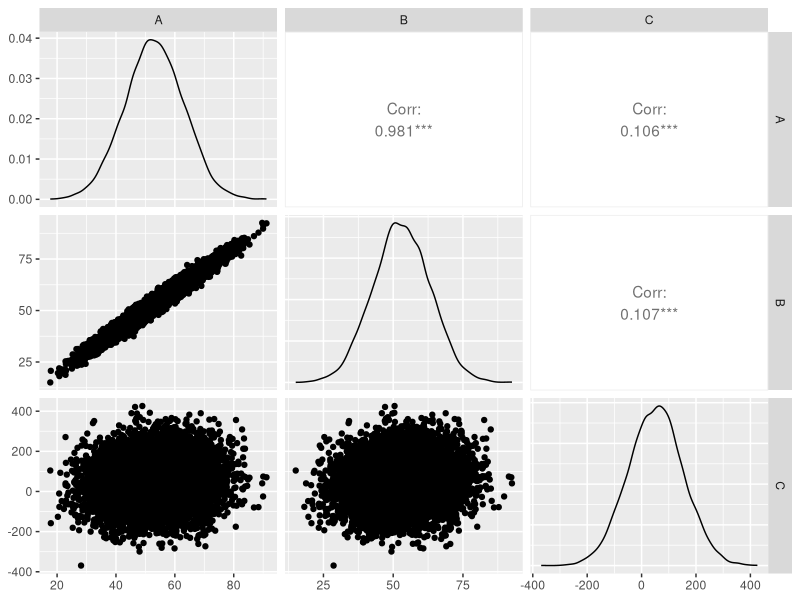

Reproduce this figure in R. (Note: this script raises an error after producing the figure.)
## ---- chunk 1
knitr::opts_chunk$set(echo = TRUE)
# How embed figures of sems from powerpoint?
## ---- chunk 2
set.seed(10)  # To render results reproducible
npt = 10000   # Number of participants, big enough to be precise
#A = runif(n = npt, min = 18, max = 88)  # Eg age-range in CamCAN!
Asd = 10      # SD of A
A = rnorm(n = npt, mean = 53, sd = Asd) # If Gaussian (around midpoint of CamCAN, which is also RH's age ;-) 
## ---- chunk 3
Bsd = 10     # SD of B
Csd = 10     # SD of C
B = A + rnorm(n = npt, mean = 0, sd = Bsd)
C = B + rnorm(n = npt, mean = 0, sd = Csd)  
df1 = data.frame(A, B, C)
## ---- chunk 4
GLM1 <- lm(C ~ B + A, data = df1)
drop1(GLM1, test="F") 
## ---- chunk 5
Bsd = 2
Csd = 100
B = A + rnorm(n = npt, mean = 0,  sd = Bsd)
C = B + rnorm(n = npt, mean = 0,  sd = Csd)  

df = data.frame(A, B, C)
GLM <- lm(C ~ B, data = df)
drop1(GLM, test="F")
## ---- chunk 6
GLM <- lm(C ~ A + B, data = df)
drop1(GLM, test="F") # Incorrect conclusion that no effect of A

## ---- chunk 7
library(ggplot2)
library(GGally)
ggpairs(df)
## ---- chunk 8
Bsd = 10
Csd = 10
B <- A + rnorm(n = npt, mean = 0, sd = Bsd)
C <- A + rnorm(n = npt, mean = 0, sd = Csd)
df2 <- data.frame(A, B, C)
## ---- chunk 9
GLM2   <- lm(C ~ B, data = df2)
drop1(GLM2, test="F") 
## ---- chunk 10
GLM2   <- lm(C ~ B + A, data = df2)
drop1(GLM2, test="F") 
## ---- chunk 11
library('lavaan')
## ---- chunk 12
SEM1 <- 'C ~ B
         B ~ A'
SEM1_df1 <- sem(SEM1, data=df1) # SEM1 fit to Dataset1
#summary(SEM1_df1, fit.measures = TRUE)
anova(SEM1_df1) 
## ---- chunk 13
SEM2 <- 'B ~ A
         C ~ A' 
SEM2_df1 <- sem(SEM2, data=df1) 
#summary(SEM2_df1, fit.measures = TRUE)
anova(SEM2_df1) 
## ---- chunk 14
SEM1_df2 <- sem(SEM1, data=df2) 
SEM2_df2 <- sem(SEM2, data=df2) 
#anova(SEM1_df2)
anova(SEM2_df2, SEM1_df2) 
## ---- chunk 15
SEM3 <- 'C ~ A
         A ~ B'
SEM3_df1 <- sem(SEM3, data=df1) 
anova(SEM1_df1)
anova(SEM3_df1)
## ---- chunk 16
#df1$Az<-scale(df1$A)
#df1$Bz<-scale(df1$B)
#df1$Cz<-scale(df1$C)
#SEM1z <- 'Cz ~ Bz
#          Bz ~ Az'
#SEM1z_df1 <- sem(SEM1z, data=df1) 
#SEM3z <- 'Cz ~ Az
#          Az ~ Bz'
#SEM3z_df1 <- sem(SEM3z, data=df1) 
#anova(SEM1z_df1)
#anova(SEM3z_df1)
## ---- chunk 17
#SEM3 <- 'A ~ B
#         B ~ C'
#SEM3_df1 <- sem(SEM3, data=df1)
#anova(SEM1_df1)
#anova(SEM3_df1)
#
#SEM3z <- 'Cz ~ Bz
#          Bz ~ Az'
#SEM3z_df1 <- sem(SEM3z, data=df1) 
#anova(SEM1z_df1)
#anova(SEM3z_df1)
## ---- chunk 18
SEM4 <- 'C ~ B
         B ~ A
         C ~ A' 
SEM4_df1 <- sem(SEM4, data=df1) 
#anova(SEM4_df1)
anova(SEM1_df1, SEM4_df1) 
## ---- chunk 19
B <- A + rnorm(n = npt, mean = 0, sd = Bsd)
C <- B + A + rnorm(n = npt, mean = 0, sd = Csd) # Now direct contribution from A too
df4 <- data.frame(A, B, C)
SEM4 <- '
    C ~ b1 * B
    B ~ a1 * A 
    C ~ c1 * A
    Total := (abs(a1*b1)) + (abs(c1))
    Mediation := abs(a1*b1)
    Proportion_mediated := Mediation / Total'
SEM4_df4 <- sem(SEM4, data=df4) 
summary(SEM4_df4)
## ---- chunk 20
A   <- scale(df1$A)
#A  <- scale(as.numeric(df1$A>53)) # If want binary groups for age
B   <- scale(df1$B)
AB  <- scale(A*B)
C   <- B + AB + rnorm(n = npt, mean = 0, sd = Csd) # Now interaction term A*B
df5 <- data.frame(C, A, B, AB)
ggpairs(df5)
## ---- chunk 21
SEM5 <- 'C ~ B + AB'
SEM5_df5 <- sem(SEM5, data=df5) 
summary(SEM5_df5, fit.measures = FALSE)
## ---- chunk 22
df5$Ag <- factor(df1$A>53)
levels(df5$Ag) = c("Young","Old")
SEM6.free <- 'C ~ B'
SEM6.free_df5 <- sem(SEM6.free, data=df5, group="Ag") 
summary(SEM6.free_df5, fit.measures = FALSE)
## ---- chunk 23
SEM6.eqtd <- 'C ~ c(b1,b1) * B'
SEM6.eqtd_df5 <- sem(SEM6.eqtd, data=df5, group="Ag") 
#summary(SEM6.free_df5, fit.measures = FALSE)
anova(SEM6.free_df5, SEM6.eqtd_df5)
## ---- chunk 24
A   <- scale(as.numeric(df1$A>53)) # Now binary groups for age
B   <- scale(df1$B)
AB  <- scale(A*B)
C   <- B + AB + rnorm(n = npt, mean = 0, sd = Csd) 

Msd <- 1 # measurement noise

C1 <- C + rnorm(n = npt, mean = 0, sd = Msd) 
C2 <- C + rnorm(n = npt, mean = 0, sd = Msd)
C3 <- C + rnorm(n = npt, mean = 0, sd = Msd)

B1 <- B + rnorm(n = npt, mean = 0, sd = Msd) 
B2 <- B + rnorm(n = npt, mean = 0, sd = Msd)
B3 <- B + rnorm(n = npt, mean = 0, sd = Msd)

Ag  <- factor(A); levels(Ag) = c("Young","Old")

df6 <- data.frame(Ag, C1, C2, C3, B1, B2, B3)
#ggpairs(df6)
## ---- chunk 25
SEM7.free <-  '
# measurement model
    Cf =~ C1 + C2 + C3
    Bf =~ B1 + B2 + B3
# structural model
    Cf  ~ Bf'
SEM7.free_df6 <- sem(SEM7.free, data=df6, group="Ag") 
#summary(SEM7.free_df6, fit.measures = FALSE)
## ---- chunk 26
SEM7.eqtd <-  '
# measurement model
    Cf =~ c(c1,c1) * C1 + c(c2,c2) * C2 + c(c3,c3) * C3
    Bf =~ c(b1,b1) * B1 + c(b2,b2) * B2 + c(b3,b3) * B3
# structural model
    Cf  ~ Bf'
SEM7.eqtd_df6 <- sem(SEM7.eqtd, data=df6, group="Ag") 
#summary(SEM7.eqtd_df6, fit.measures = FALSE)
anova(SEM7.eqtd_df6,SEM7.free_df6)
